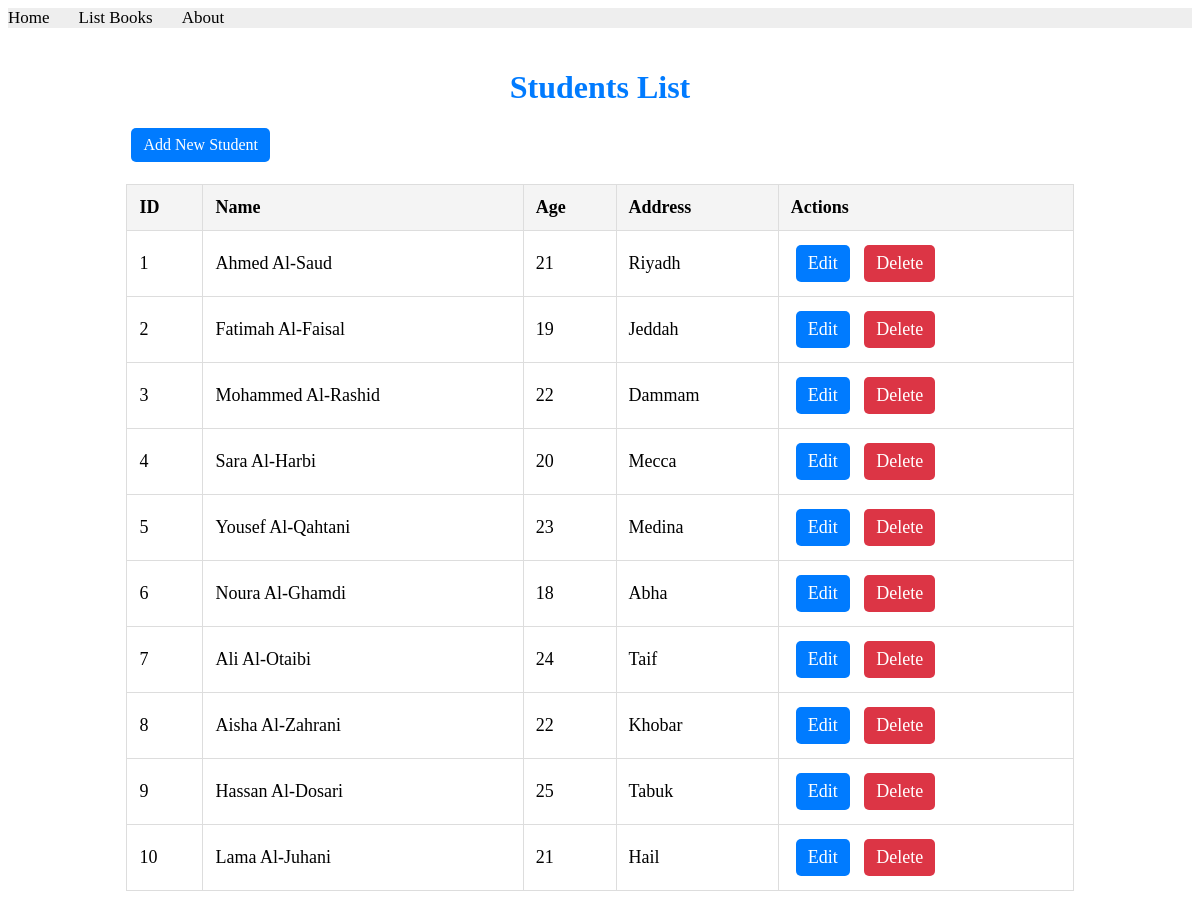
Before: /users/students/ with the older database file.
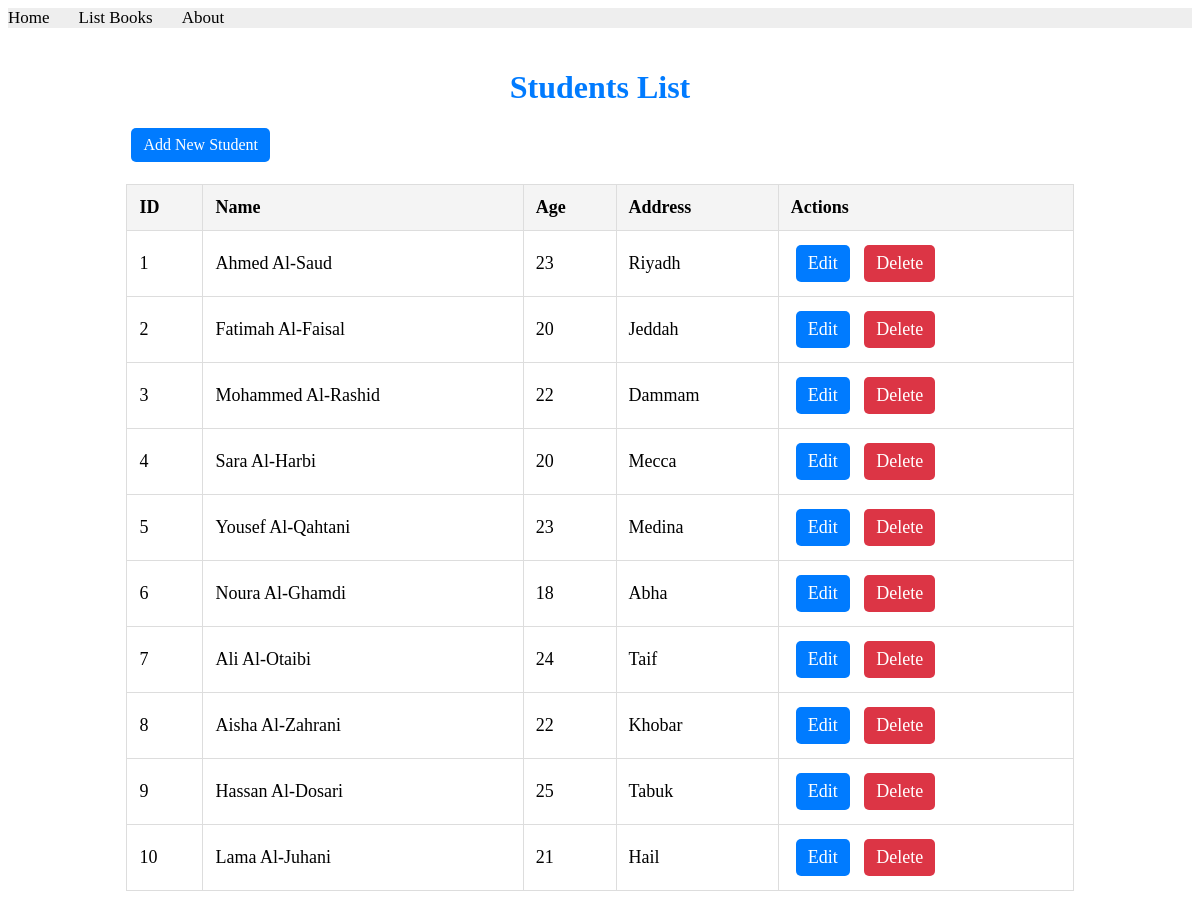
After: the same page with the newer database file.
### apps/usermodule/models.py (models this page shows, shortened)
class Student(models.Model):
    name = models.CharField(max_length=100)
    age = models.IntegerField()
    address = models.ForeignKey(Address, on_delete=models.CASCADE, related_name='students')

class Address(models.Model):
    city = models.CharField(max_length=50)

### apps/usermodule/views.py (the view)
# urls.py: path('students/', views.list_students, name='list_students'),
def list_students(request):
    students = Student.objects.select_related('address').all()
    return render(request, 'usermodule/student_list.html', {'students': students})

### apps/templates/usermodule/student_list.html (shortened to what this page needs)
{% extends "bookmodule/layouts/base.html" %}
{% block content %}
<div class="container">
    <h1>Students List</h1>
    <a href="{% url 'add_student' %}" class="btn btn-success">Add New Student</a>
    <table class="table table-striped">
        <thead>
            <tr>
                <th>ID</th>
                <th>Name</th>
                <th>Age</th>
                <th>Address</th>
                <th>Actions</th>
            </tr>
        </thead>
        <tbody>
            {% for student in students %}
            <tr>
                <td>{{ student.id }}</td>
                <td>{{ student.name }}</td>
                <td>{{ student.age }}</td>
                <td>{{ student.address.city }}</td>
                <td>
                    <a href="{% url 'edit_student' student.id %}" class="btn btn-primary">Edit</a>
                    <a href="{% url 'delete_student' student.id %}" class="btn btn-danger"
                       onclick="return confirm('Are you sure you want to delete this student?');">Delete</a>
                </td>
            </tr>
            {% endfor %}
        </tbody>
    </table>
</div>
{% endblock content %}

Changed rows visible on the page:
changed Student "Ahmed Al-Saud": age "21" → "23"
changed Student "Fatimah Al-Faisal": age "19" → "20"
